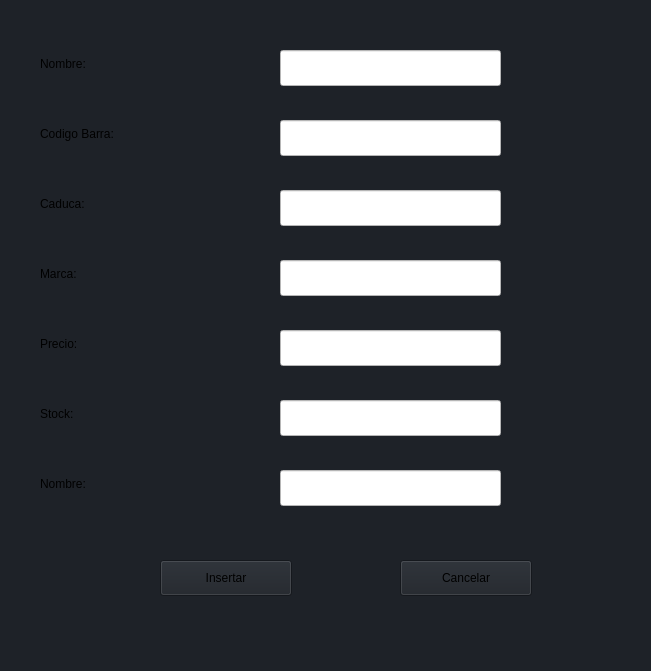
<?xml version="1.0" encoding="UTF-8"?>
<ui version="4.0">
 <class>PantallaAgregarProducto</class>
 <widget class="QWidget" name="PantallaAgregarProducto">
  <property name="geometry">
   <rect>
    <x>0</x>
    <y>0</y>
    <width>651</width>
    <height>671</height>
   </rect>
  </property>
  <property name="minimumSize">
   <size>
    <width>651</width>
    <height>671</height>
   </size>
  </property>
  <property name="windowTitle">
   <string>Form</string>
  </property>
  <property name="styleSheet">
   <string notr="true">background-color: #1E2228</string>
  </property>
  <widget class="QLineEdit" name="lineEdit">
   <property name="geometry">
    <rect>
     <x>280</x>
     <y>50</y>
     <width>221</width>
     <height>36</height>
    </rect>
   </property>
   <property name="styleSheet">
    <string notr="true">background-color: white;</string>
   </property>
  </widget>
  <widget class="QLineEdit" name="lineEdit_2">
   <property name="geometry">
    <rect>
     <x>280</x>
     <y>120</y>
     <width>221</width>
     <height>36</height>
    </rect>
   </property>
   <property name="styleSheet">
    <string notr="true">background-color: white;</string>
   </property>
  </widget>
  <widget class="QLineEdit" name="lineEdit_3">
   <property name="geometry">
    <rect>
     <x>280</x>
     <y>190</y>
     <width>221</width>
     <height>36</height>
    </rect>
   </property>
   <property name="styleSheet">
    <string notr="true">background-color: white;</string>
   </property>
  </widget>
  <widget class="QLineEdit" name="lineEdit_4">
   <property name="geometry">
    <rect>
     <x>280</x>
     <y>260</y>
     <width>221</width>
     <height>36</height>
    </rect>
   </property>
   <property name="styleSheet">
    <string notr="true">background-color: white;</string>
   </property>
  </widget>
  <widget class="QLineEdit" name="lineEdit_5">
   <property name="geometry">
    <rect>
     <x>280</x>
     <y>330</y>
     <width>221</width>
     <height>36</height>
    </rect>
   </property>
   <property name="styleSheet">
    <string notr="true">background-color: white;</string>
   </property>
  </widget>
  <widget class="QLineEdit" name="lineEdit_6">
   <property name="geometry">
    <rect>
     <x>280</x>
     <y>400</y>
     <width>221</width>
     <height>36</height>
    </rect>
   </property>
   <property name="styleSheet">
    <string notr="true">background-color: white;</string>
   </property>
  </widget>
  <widget class="QLineEdit" name="lineEdit_7">
   <property name="geometry">
    <rect>
     <x>280</x>
     <y>470</y>
     <width>221</width>
     <height>36</height>
    </rect>
   </property>
   <property name="styleSheet">
    <string notr="true">background-color: white;</string>
   </property>
  </widget>
  <widget class="QLabel" name="label">
   <property name="geometry">
    <rect>
     <x>40</x>
     <y>50</y>
     <width>95</width>
     <height>28</height>
    </rect>
   </property>
   <property name="text">
    <string>Nombre: </string>
   </property>
  </widget>
  <widget class="QLabel" name="label_2">
   <property name="geometry">
    <rect>
     <x>40</x>
     <y>120</y>
     <width>141</width>
     <height>28</height>
    </rect>
   </property>
   <property name="text">
    <string>Codigo Barra:</string>
   </property>
  </widget>
  <widget class="QLabel" name="label_3">
   <property name="geometry">
    <rect>
     <x>40</x>
     <y>190</y>
     <width>95</width>
     <height>28</height>
    </rect>
   </property>
   <property name="text">
    <string>Caduca:</string>
   </property>
  </widget>
  <widget class="QLabel" name="label_4">
   <property name="geometry">
    <rect>
     <x>40</x>
     <y>260</y>
     <width>95</width>
     <height>28</height>
    </rect>
   </property>
   <property name="text">
    <string>Marca:</string>
   </property>
  </widget>
  <widget class="QLabel" name="label_5">
   <property name="geometry">
    <rect>
     <x>40</x>
     <y>330</y>
     <width>95</width>
     <height>28</height>
    </rect>
   </property>
   <property name="text">
    <string>Precio:</string>
   </property>
  </widget>
  <widget class="QLabel" name="label_6">
   <property name="geometry">
    <rect>
     <x>40</x>
     <y>400</y>
     <width>95</width>
     <height>28</height>
    </rect>
   </property>
   <property name="text">
    <string>Stock:</string>
   </property>
  </widget>
  <widget class="QLabel" name="label_7">
   <property name="geometry">
    <rect>
     <x>40</x>
     <y>470</y>
     <width>95</width>
     <height>28</height>
    </rect>
   </property>
   <property name="text">
    <string>Nombre: </string>
   </property>
  </widget>
  <widget class="QPushButton" name="pushButton">
   <property name="geometry">
    <rect>
     <x>160</x>
     <y>560</y>
     <width>132</width>
     <height>36</height>
    </rect>
   </property>
   <property name="text">
    <string>Insertar</string>
   </property>
  </widget>
  <widget class="QPushButton" name="pushButton_2">
   <property name="geometry">
    <rect>
     <x>400</x>
     <y>560</y>
     <width>132</width>
     <height>36</height>
    </rect>
   </property>
   <property name="text">
    <string>Cancelar</string>
   </property>
  </widget>
 </widget>
 <resources/>
 <connections/>
</ui>
